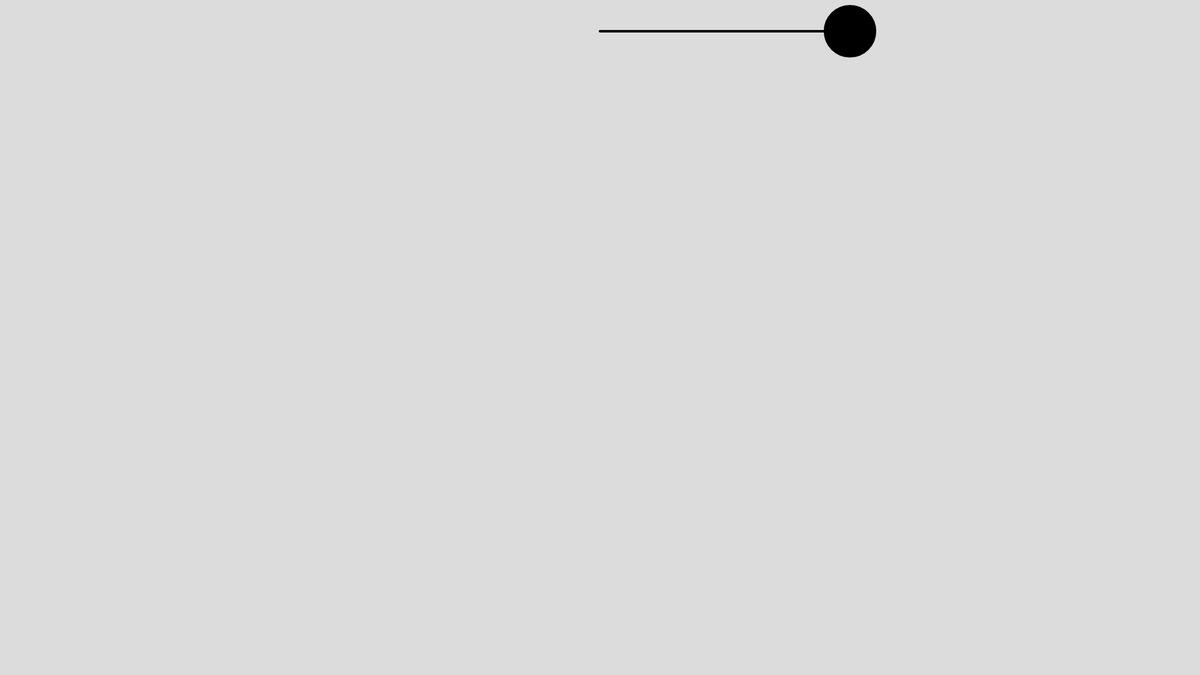
Frame 1 (no input)
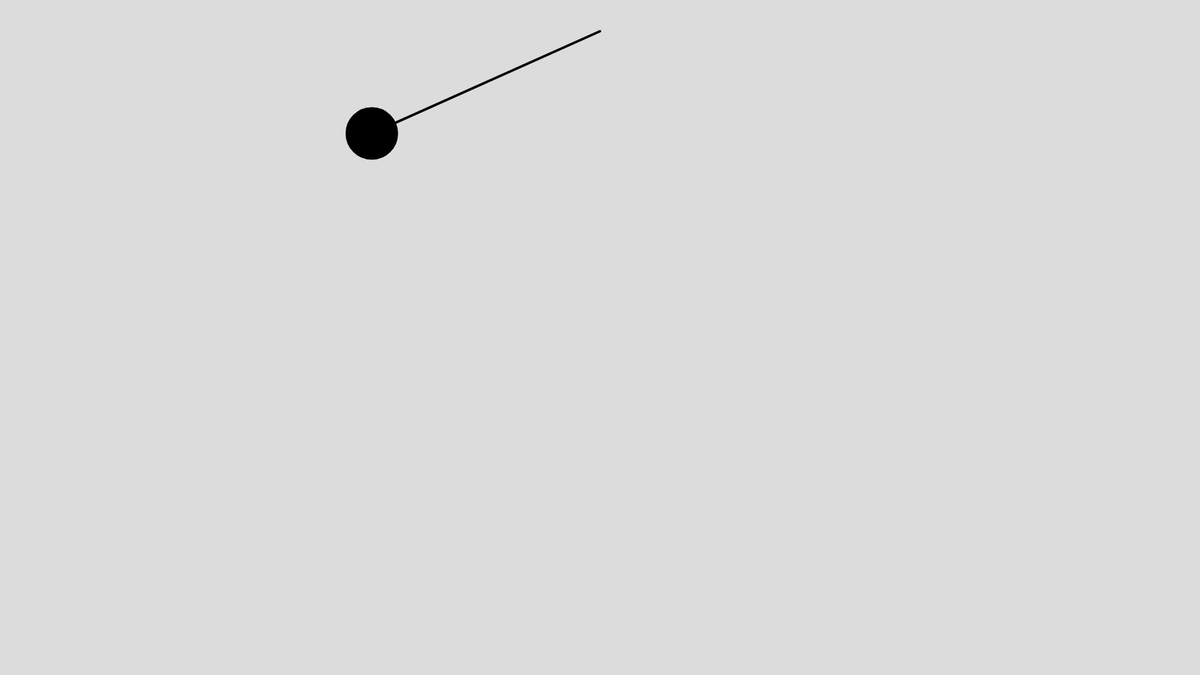
Frame 60 (no input)
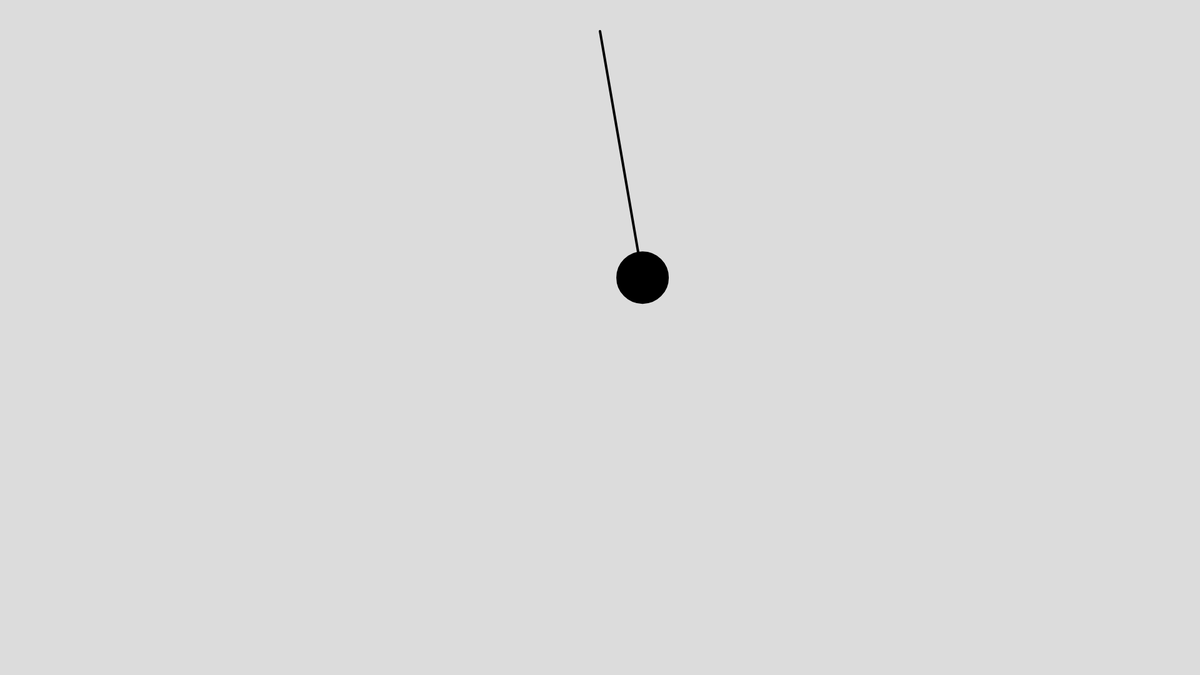
Frame 120 (the mouse pressed at the canvas centre since frame 60)

The p5.js sketch that drew these frames (run headless with seeded random() and noise() and a simulated clock; from frame 60 on, the mouse is pressed at the canvas centre):

// p5.js sketch
// ── sketch.js
let r = 400;
let g = -10;
let dt = 0.3;
let mass = 10;
let x, y, h;

let angle, w, e,
  k1a, k1w, a_2K_1A, w_2K_1W, e_2K_1a,
  k2a, k2w, a_2K_2A, w_2K_2W, e_2K_2a,
  k3a, k3w, a_2K_3A, w_2K_3W, e_2K_3a,
  k4a, k4w, deltaA, deltaW;

function setup() {

  createCanvas(1920, 1080);

  angle = PI / 2;
  w = 0;

}

function draw() {
  stroke(0);
  strokeWeight(4);
  fill(0);
  background(220);
  translate(width / 2, 50);



  k1a = w;
  k1w = g / r * sin(angle);
  a_2K_1A = angle + k1a * dt / 2;
  w_2K_1W = k1a + k1w * dt / 2;
  e_2K_1a = g / r * sin(a_2K_1A);

  k2a = w + k1w * dt / 2;
  k2w = g / r * sin(a_2K_1A);
  a_2K_2A = a_2K_1A + k2w * dt / 2;
  w_2K_2W = k2a + k2w * dt / 2;
  e_2K_2a = g / r * sin(a_2K_2A);

  k3a = k2a + k2w * dt / 2;
  k3w = g / r * sin(a_2K_2A);
  a_2K_3A = a_2K_2A + k3a * dt / 2;
  w_2K_3W = k3a + k3w * dt / 2;
  e_2K_3a = g / r * sin(a_2K_3A);

  k4a = k3a + k3w * dt;
  k4w = g / r * sin(a_2K_3A);

  deltaA = ((k1a + 2 * k2a + 2 * k3a + k4a) / 6 * dt);
  deltaW = ((k1w + 2 * k2w + 2 * k3w + k4w) / 6 * dt);

  x = r * sin(angle);
  y = r * cos(angle);

  line(0, 0, x, y);
  ellipse(x, y, mass * 8, mass * 8);


  angle = angle + deltaA;
  w = w + deltaW;

}
